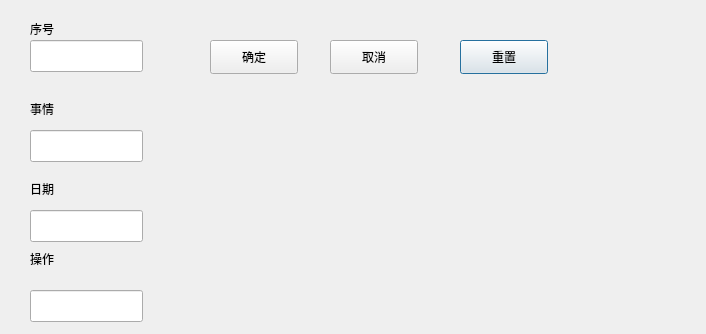
<?xml version="1.0" encoding="UTF-8"?>
<ui version="4.0">
 <class>EditDialog</class>
 <widget class="QDialog" name="EditDialog">
  <property name="geometry">
   <rect>
    <x>0</x>
    <y>0</y>
    <width>706</width>
    <height>334</height>
   </rect>
  </property>
  <property name="windowTitle">
   <string>Dialog</string>
  </property>
  <widget class="QLineEdit" name="lineEditId">
   <property name="geometry">
    <rect>
     <x>30</x>
     <y>40</y>
     <width>113</width>
     <height>32</height>
    </rect>
   </property>
  </widget>
  <widget class="QLabel" name="label">
   <property name="geometry">
    <rect>
     <x>30</x>
     <y>20</y>
     <width>151</width>
     <height>18</height>
    </rect>
   </property>
   <property name="text">
    <string>序号</string>
   </property>
  </widget>
  <widget class="QPushButton" name="buttonReset">
   <property name="geometry">
    <rect>
     <x>460</x>
     <y>40</y>
     <width>88</width>
     <height>34</height>
    </rect>
   </property>
   <property name="text">
    <string>重置</string>
   </property>
  </widget>
  <widget class="QLabel" name="label_3">
   <property name="geometry">
    <rect>
     <x>30</x>
     <y>180</y>
     <width>58</width>
     <height>18</height>
    </rect>
   </property>
   <property name="text">
    <string>日期</string>
   </property>
  </widget>
  <widget class="QLabel" name="label_4">
   <property name="geometry">
    <rect>
     <x>30</x>
     <y>250</y>
     <width>58</width>
     <height>18</height>
    </rect>
   </property>
   <property name="text">
    <string>操作</string>
   </property>
  </widget>
  <widget class="QLineEdit" name="lineEditDo">
   <property name="geometry">
    <rect>
     <x>30</x>
     <y>290</y>
     <width>113</width>
     <height>32</height>
    </rect>
   </property>
  </widget>
  <widget class="QLabel" name="label_2">
   <property name="geometry">
    <rect>
     <x>30</x>
     <y>100</y>
     <width>58</width>
     <height>18</height>
    </rect>
   </property>
   <property name="text">
    <string>事情</string>
   </property>
  </widget>
  <widget class="QPushButton" name="lineEditCancel">
   <property name="geometry">
    <rect>
     <x>330</x>
     <y>40</y>
     <width>88</width>
     <height>34</height>
    </rect>
   </property>
   <property name="text">
    <string>取消</string>
   </property>
  </widget>
  <widget class="QLineEdit" name="lineEditThing">
   <property name="geometry">
    <rect>
     <x>30</x>
     <y>130</y>
     <width>113</width>
     <height>32</height>
    </rect>
   </property>
  </widget>
  <widget class="QPushButton" name="buttonOk">
   <property name="geometry">
    <rect>
     <x>210</x>
     <y>40</y>
     <width>88</width>
     <height>34</height>
    </rect>
   </property>
   <property name="text">
    <string>确定</string>
   </property>
  </widget>
  <widget class="QLineEdit" name="lineEditDate">
   <property name="geometry">
    <rect>
     <x>30</x>
     <y>210</y>
     <width>113</width>
     <height>32</height>
    </rect>
   </property>
  </widget>
 </widget>
 <resources/>
 <connections/>
</ui>
